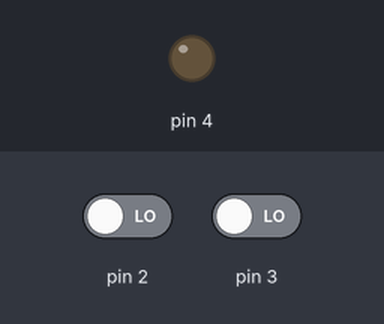
Bench run of a sketch on a simulated Arduino Uno, built with avr-gcc and run on an emulated ATmega328P. Parts: output pins drawn as LEDs (lit = HIGH). The inputs (shaded band) are chosen by the test bench; at power-on: pin 2 LOW, pin 3 LOW.

Above: at 1.2 s.
1.3 s: pin 2 driven HIGH
At 2.5 s:
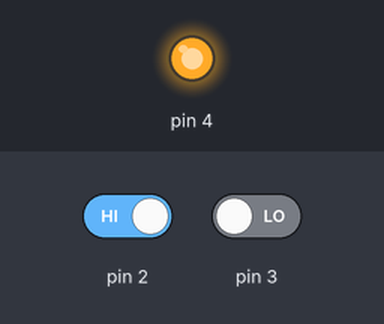
2.8 s: pin 2 driven LOW
At 3.7 s:
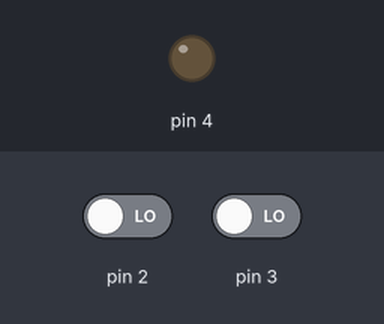
4.3 s: pin 3 driven HIGH
At 4.9 s:
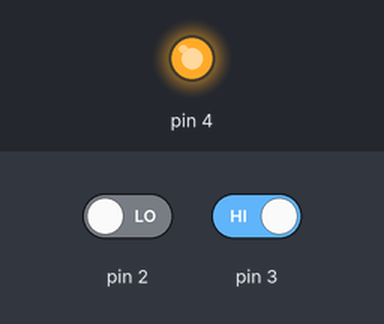
Timing chart, 0 to 7.3 s (numbered marks = the images above; inputs shaded):
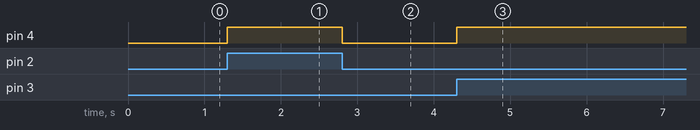

The sketch:

XORMINITERMINOS.ino
```cpp
boolean A,B,L;
void setup(){
 pinMode(2,INPUT);
 pinMode(3,INPUT);
 pinMode(4,OUTPUT);}
void loop(){
 A=digitalRead(2);
 B=digitalRead(3);
 L=(!A&B)|(A&!B);
 digitalWrite(4,L);}
```

Measured:
- after the input at 1.3 s, pin 4: LOW → HIGH at once
- after the input at 2.8 s, pin 4: HIGH → LOW at once
- after the input at 4.3 s, pin 4: LOW → HIGH at once
